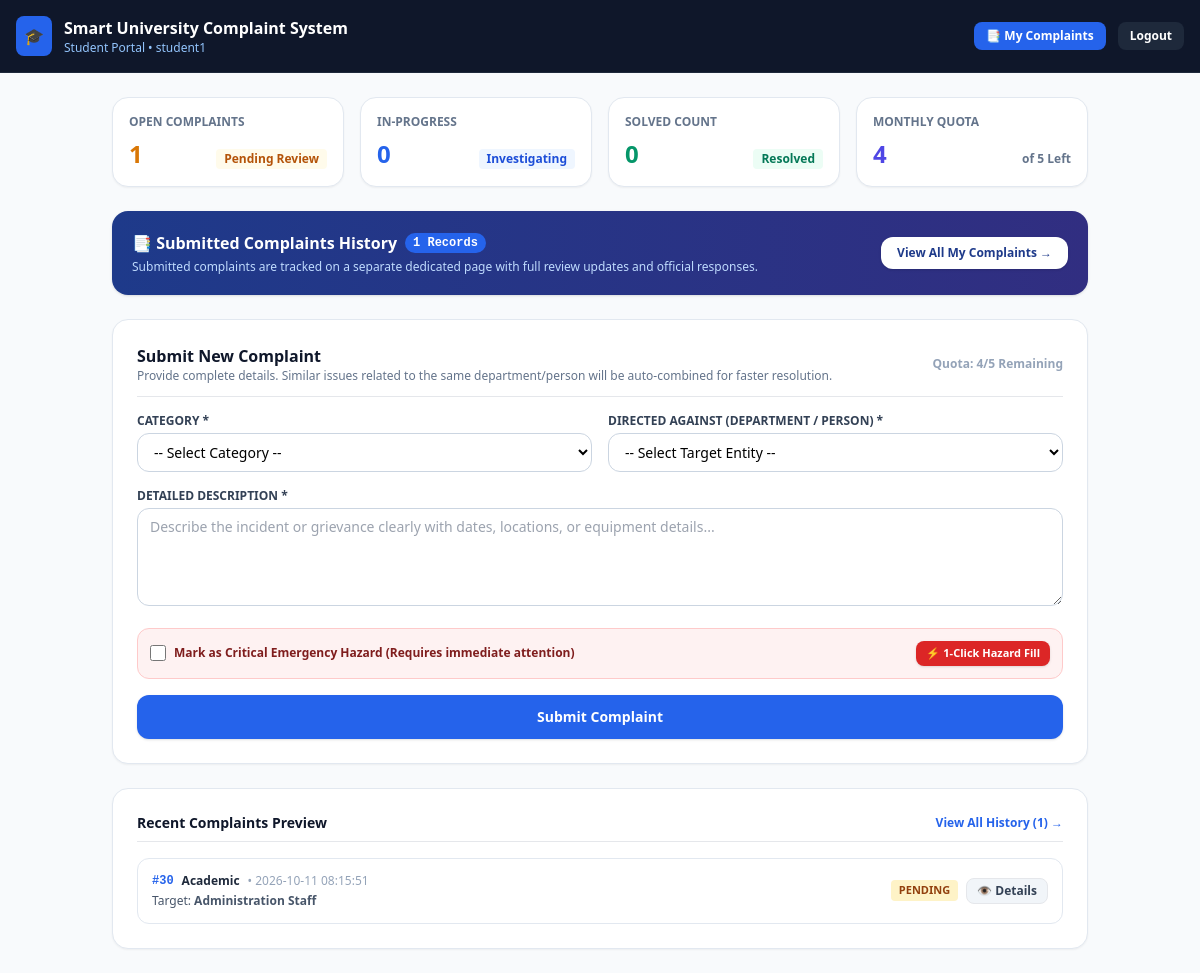
The app's page /student (signed in) with its own data.
### tables this page shows
CREATE TABLE "Complaint" (
        ID INTEGER PRIMARY KEY AUTOINCREMENT,
        StudentID INTEGER NOT NULL,
        Category TEXT NOT NULL,
        DirectedAgainst TEXT NOT NULL,
        Description TEXT DEFAULT '',
        UrgencyLevel TEXT CHECK(UrgencyLevel IN ('Emergency', 'High', 'Medium', 'Low')) NOT NULL,
        Status TEXT CHECK(Status IN ('Pending', 'In-Progress', 'Forwarded', 'Solved')) DEFAULT 'Pending',
        DateSubmitted DATETIME DEFAULT CURRENT_TIMESTAMP,
        GroupID INTEGER DEFAULT NULL,
        AdminComment TEXT DEFAULT NULL,
        FOREIGN KEY (StudentID) REFERENCES User(ID)
    );

### app.py (the view)
@app.route('/student')
def student_dashboard():
    if session.get('role') != 'Student':
        flash('Unauthorized access to Student Portal. Please log in.', 'danger')
        return redirect(url_for('login'))
    student_id = session['user_id']
    quota = get_monthly_quota(student_id)
    conn = get_db()
    open_count = conn.execute('''
        SELECT COUNT(*) FROM Complaint
        WHERE StudentID = ? AND Status IN ('Pending', 'In-Progress', 'Forwarded')
    ''', (student_id,)).fetchone()[0]
    in_progress_count = conn.execute('''
        SELECT COUNT(*) FROM Complaint
        WHERE StudentID = ? AND Status = 'In-Progress'
    ''', (student_id,)).fetchone()[0]
    solved_count = conn.execute('''
        SELECT COUNT(*) FROM Complaint
        WHERE StudentID = ? AND Status = 'Solved'
    ''', (student_id,)).fetchone()[0]
    total_count = conn.execute('''
        SELECT COUNT(*) FROM Complaint WHERE StudentID = ?
    ''', (student_id,)).fetchone()[0]
    complaints = conn.execute('''
        SELECT * FROM Complaint WHERE StudentID = ? ORDER BY DateSubmitted DESC
    ''', (student_id,)).fetchall()
    conn.close()
    return render_template('student.html',
                           quota=quota,
                           open_count=open_count,
                           in_progress_count=in_progress_count,
                           solved_count=solved_count,
                           total_count=total_count,
                           complaints=complaints)

### app.py (called while the page is built)
def get_db():
    conn = sqlite3.connect(DB_PATH)
    conn.row_factory = sqlite3.Row
    conn.execute("PRAGMA foreign_keys = ON;")
    return conn

def get_monthly_quota(student_id):
    conn = get_db()
    current_month = datetime.datetime.now().strftime('%Y-%m')
    count = conn.execute('''
        SELECT COUNT(*) FROM Complaint
        WHERE StudentID = ? AND strftime('%Y-%m', DateSubmitted) = ?
    ''', (student_id, current_month)).fetchone()[0]
    conn.close()
    return {'used': count, 'limit': 5, 'remaining': max(0, 5 - count)}

### templates/student.html (shortened to what this page needs)
<!DOCTYPE html>
<html lang="en">
<head>
  <script src="https://cdn.tailwindcss.com"></script>
</head>
<body class="bg-slate-50 min-h-screen">
  <nav class="bg-slate-900 text-white p-4 border-b border-slate-800 flex justify-between items-center">
    <div class="flex items-center gap-3">
      <div class="p-2 bg-blue-600 rounded-lg">🎓</div>
      <div>
        <h1 class="font-bold text-base">Smart University Complaint System</h1>
        <p class="text-xs text-blue-300">Student Portal • {{ session.username }}</p>
      </div>
    </div>
    <div class="flex items-center gap-3">
      <a href="/student/complaints" class="px-3 py-1.5 bg-blue-600 hover:bg-blue-700 rounded-lg text-xs font-semibold">📑 My Complaints</a>
      <a href="/logout" class="px-3 py-1.5 bg-slate-800 hover:bg-slate-700 rounded-lg text-xs font-semibold">Logout</a>
    </div>
  </nav>
  <div class="max-w-5xl mx-auto p-6 space-y-6">
    <div class="grid grid-cols-2 sm:grid-cols-4 gap-4">
      <div class="bg-white p-4 rounded-2xl border border-slate-200 shadow-sm flex flex-col justify-between">
        <span class="text-xs font-bold text-slate-500 uppercase">Open Complaints</span>
        <div class="mt-2 flex items-baseline justify-between">
          <span class="text-2xl font-black text-amber-600">{{ open_count }}</span>
          <span class="text-xs bg-amber-50 text-amber-700 px-2 py-0.5 rounded font-bold">Pending Review</span>
        </div>
      </div>
      <div class="bg-white p-4 rounded-2xl border border-slate-200 shadow-sm flex flex-col justify-between">
        <span class="text-xs font-bold text-slate-500 uppercase">In-Progress</span>
        <div class="mt-2 flex items-baseline justify-between">
          <span class="text-2xl font-black text-blue-600">{{ in_progress_count }}</span>
          <span class="text-xs bg-blue-50 text-blue-700 px-2 py-0.5 rounded font-bold">Investigating</span>
        </div>
      </div>
      <div class="bg-white p-4 rounded-2xl border border-slate-200 shadow-sm flex flex-col justify-between">
        <span class="text-xs font-bold text-slate-500 uppercase">Solved Count</span>
        <div class="mt-2 flex items-baseline justify-between">
          <span class="text-2xl font-black text-emerald-600">{{ solved_count }}</span>
          <span class="text-xs bg-emerald-50 text-emerald-700 px-2 py-0.5 rounded font-bold">Resolved</span>
        </div>
      </div>
      <div class="bg-white p-4 rounded-2xl border border-slate-200 shadow-sm flex flex-col justify-between">
        <span class="text-xs font-bold text-slate-500 uppercase">Monthly Quota</span>
        <div class="mt-2 flex items-baseline justify-between">
          <span class="text-2xl font-black text-indigo-600">{{ quota.remaining }}</span>
          <span class="text-xs text-slate-500 font-bold">of {{ quota.limit }} Left</span>
        </div>
      </div>
    </div>
    <div class="bg-gradient-to-r from-blue-900 to-indigo-900 text-white p-5 rounded-2xl shadow flex flex-col sm:flex-row justify-between items-start sm:items-center gap-4">
      <div>
        <h3 class="font-bold text-base flex items-center gap-2">
          <span>📑 Submitted Complaints History</span>
          <span class="bg-blue-600 text-xs px-2 py-0.5 rounded-full font-mono">{{ complaints|length }} Records</span>
        </h3>
        <p class="text-xs text-blue-200 mt-1">Submitted complaints are tracked on a separate dedicated page with full review updates and official responses.</p>
      </div>
      <a href="/student/complaints" class="px-4 py-2 bg-white text-blue-900 hover:bg-blue-50 font-bold text-xs rounded-xl shadow transition whitespace-nowrap cursor-pointer">
        View All My Complaints →
      </a>
    </div>
    <div class="bg-white p-6 rounded-2xl border border-slate-200 shadow-sm space-y-4">
      <div class="flex justify-between items-center border-b pb-3">
        <div>
          <h3 class="text-base font-bold text-slate-900">Submit New Complaint</h3>
          <p class="text-xs text-slate-500">Provide complete details. Similar issues related to the same department/person will be auto-combined for faster resolution.</p>
        </div>
        <span class="text-xs font-bold text-slate-400">Quota: {{ quota.remaining }}/{{ quota.limit }} Remaining</span>
      </div>
      {% if quota.remaining <= 0 %}
        <div class="p-4 bg-amber-50 text-amber-800 text-xs rounded-xl border border-amber-200 font-semibold">
          ⚠️ <strong>Monthly Limit Reached:</strong> You have submitted 5 complaints this calendar month. Your quota will reset on the 1st of next month.
        </div>
      {% else %}
        <form action="/submit-complaint" method="POST" class="space-y-4">
          <div class="grid grid-cols-1 md:grid-cols-2 gap-4">
            <div>
              <label class="block text-xs font-bold uppercase text-slate-700 mb-1">Category *</label>
              <select name="category" id="category_select" onchange="toggleCategoryOther()" required class="w-full px-3 py-2 border border-slate-300 rounded-xl text-sm bg-white focus:ring-2 focus:ring-blue-500 focus:outline-none">
                <option value="">-- Select Category --</option>
              </select>
            </div>
            <div>
              <label class="block text-xs font-bold uppercase text-slate-700 mb-1">Directed Against (Department / Person) *</label>
              <select name="directed_against" id="directed_select" onchange="toggleDirectedOther()" required class="w-full px-3 py-2 border border-slate-300 rounded-xl text-sm bg-white focus:ring-2 focus:ring-blue-500 focus:outline-none">
                <option value="">-- Select Target Entity --</option>
              </select>
            </div>
          </div>
          <div>
            <label class="block text-xs font-bold uppercase text-slate-700 mb-1">Detailed Description *</label>
            <textarea name="description" id="complaint_desc" rows="4" required placeholder="Describe the incident or grievance clearly with dates, locations, or equipment details..." class="w-full px-3 py-2 border border-slate-300 rounded-xl text-sm focus:ring-2 focus:ring-blue-500 focus:outline-none"></textarea>
          </div>
          <div class="p-3 bg-red-50 border border-red-200 rounded-xl flex flex-col sm:flex-row sm:items-center justify-between gap-3">
            <div class="flex items-center gap-2">
              <input type="checkbox" name="is_emergency" id="emergency_checkbox" class="w-4 h-4 text-red-600 rounded cursor-pointer"/>
              <label for="emergency_checkbox" class="text-xs font-bold text-red-900 cursor-pointer">
                Mark as Critical Emergency Hazard (Requires immediate attention)
              </label>
            </div>
            <button type="button" onclick="triggerEmergencyHazard()" class="px-2.5 py-1 bg-red-600 hover:bg-red-700 text-white text-[11px] font-bold rounded-lg shadow cursor-pointer self-start sm:self-auto">
              ⚡ 1-Click Hazard Fill
            </button>
          </div>
          <button type="submit" class="w-full py-3 bg-blue-600 hover:bg-blue-700 text-white font-bold text-sm rounded-xl shadow transition cursor-pointer">
            Submit Complaint
          </button>
        </form>
      {% endif %}
    </div>
    <div class="bg-white p-6 rounded-2xl border border-slate-200 shadow-sm space-y-4">
      <div class="flex justify-between items-center border-b pb-2">
        <h3 class="text-sm font-bold text-slate-900">Recent Complaints Preview</h3>
        <a href="/student/complaints" class="text-xs text-blue-600 hover:underline font-semibold">View All History ({{ complaints|length }}) →</a>
      </div>
      {% if complaints|length == 0 %}
        <p class="text-xs text-slate-400 py-4 text-center">No complaints filed yet.</p>
      {% else %}
        <div class="space-y-3">
          {% for c in complaints[:3] %}
            <div class="p-3.5 rounded-xl border border-slate-200 bg-white flex flex-col md:flex-row justify-between items-start md:items-center gap-3">
              <div class="space-y-1 text-xs">
                <div class="flex items-center gap-2">
                  <span class="font-mono font-bold text-blue-600">#{{ c.ID }}</span>
                  <span class="font-semibold text-slate-800">{{ c.Category }}</span>
                  <span class="text-slate-400">• {{ c.DateSubmitted }}</span>
                </div>
                <p class="text-slate-600">Target: <strong>{{ c.DirectedAgainst }}</strong></p>
              </div>
              <div class="flex items-center gap-2">
                <span class="px-2 py-0.5 rounded text-[11px] font-bold uppercase {% if c.Status == 'Solved' %}bg-emerald-100 text-emerald-800{% elif c.Status == 'In-Progress' %}bg-blue-100 text-blue-800{% elif c.Status == 'Forwarded' %}bg-purple-100 text-purple-800{% else %}bg-amber-100 text-amber-800{% endif %}">
                  {{ c.Status }}
                </span>
                <button type="button" onclick="openDetailModal('{{ c.ID }}')" class="px-2.5 py-1 bg-slate-100 text-slate-700 hover:bg-slate-200 rounded-lg text-xs font-semibold border cursor-pointer">
                  👁️ Details
                </button>
              </div>
            </div>
          {% endfor %}
        </div>
      {% endif %}
    </div>
  </div>
</body>
</html>

### records on screen
Complaint: ID "30", Category "Academic", DateSubmitted "2026-10-11 08:15:51", DirectedAgainst "Administration Staff", Status "PENDING"

### other values on screen
{{ session.username }} "student1"
{{ open_count }} "1"
{{ in_progress_count }} "0"
{{ solved_count }} "0"
{{ quota.remaining }} "4"
{{ quota.limit }} "5"
{{ complaints|length }} "1"
